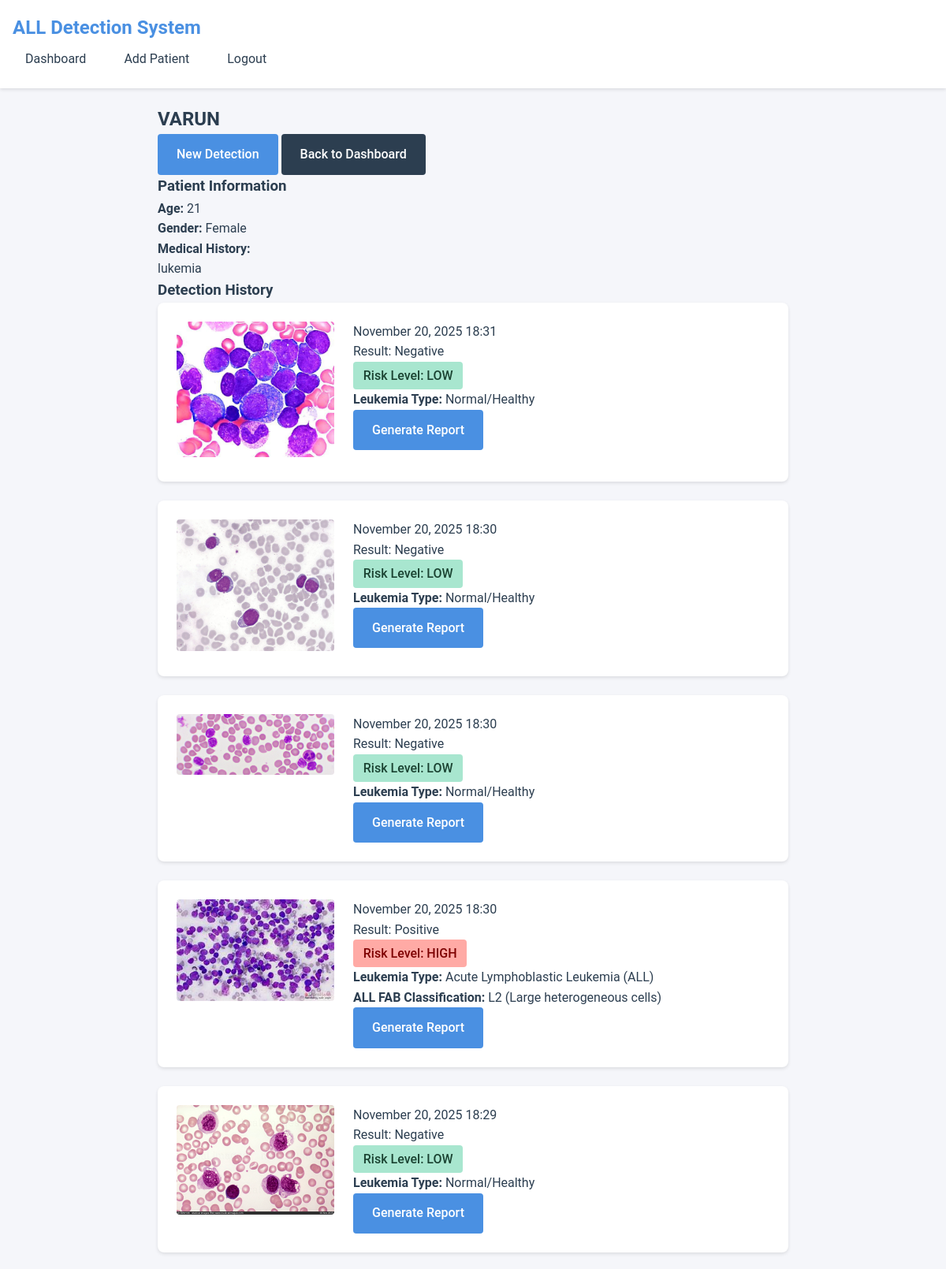
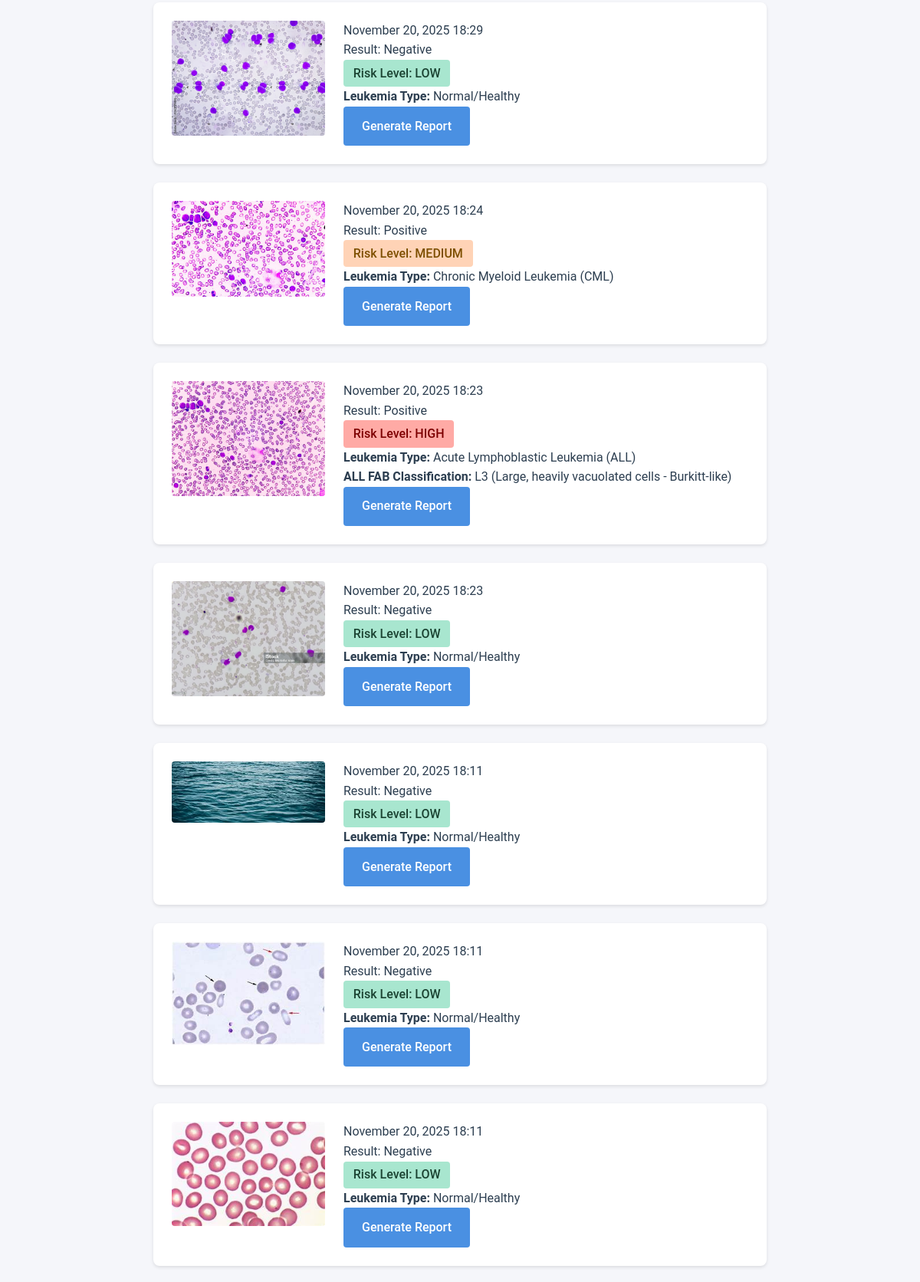
Page /patient/8/ (signed in, upper part) on the committed database (2 pictures, top to bottom).
### detection_app/models.py (models this page shows, shortened)
class Patient(models.Model):
    user = models.ForeignKey(User, on_delete=models.CASCADE)
    name = models.CharField(max_length=100)
    age = models.IntegerField()
    gender = models.CharField(max_length=10, choices=[
        ('M', 'Male'),
        ('F', 'Female'),
        ('O', 'Other')
    ])
    medical_history = models.TextField(blank=True)
    created_at = models.DateTimeField(default=timezone.now)
    wbc_count = models.FloatField(null=True, blank=True, help_text="White blood cell count (K/µL)")
    blast_percentage = models.FloatField(null=True, blank=True, help_text="Blast percentage (%)")
    hemoglobin = models.FloatField(null=True, blank=True, help_text="Hemoglobin (g/dL)")
    platelets = models.FloatField(null=True, blank=True, help_text="Platelet count (K/µL)")
    cytogenetics = models.CharField(max_length=100, blank=True, help_text="Cytogenetic risk (e.g., t(9;22), normal, etc.)")
    risk_category = models.CharField(max_length=20, choices=[
        ('STANDARD', 'Standard Risk'),
        ('HIGH', 'High Risk'),
        ('UNKNOWN', 'Unknown')
    ], default='UNKNOWN', blank=True)

class DetectionResult(models.Model):
    LEUKEMIA_TYPES = [
        ('ALL', 'Acute Lymphoblastic Leukemia'),
        ('AML', 'Acute Myeloid Leukemia'),
        ('CLL', 'Chronic Lymphocytic Leukemia'),
        ('CML', 'Chronic Myeloid Leukemia'),
        ('NORMAL', 'Normal/Healthy')
    ]
    ALL_FAB_CHOICES = [
        ('L1', 'L1 - Small uniform cells'),
        ('L2', 'L2 - Large heterogeneous cells'),
        ('L3', 'L3 - Large, heavily vacuolated cells (Burkitt-like)'),
    ]
    AML_FAB_CHOICES = [
        ('M0', 'M0 - Undifferentiated AML'),
        ('M1', 'M1 - AML with minimal differentiation'),
        ('M2', 'M2 - AML with differentiation'),
        ('M3', 'M3 - Acute Promyelocytic Leukemia (APL)'),
        ('M4', 'M4 - Acute Myelomonocytic Leukemia'),
        ('M5', 'M5 - Acute Monocytic Leukemia'),
        ('M6', 'M6 - Acute Erythroid Leukemia'),
        ('M7', 'M7 - Acute Megakaryocytic Leukemia'),
    ]
    patient = models.ForeignKey(Patient, on_delete=models.CASCADE, related_name='detections')
    image = models.ImageField(upload_to='smear_images/')
    detection_result = models.CharField(max_length=50)
    risk_level = models.CharField(max_length=20, choices=[
        ('LOW', 'Low'),
        ('MEDIUM', 'Medium'),
        ('HIGH', 'High')
    ])
    date_detected = models.DateTimeField(default=timezone.now)
    report_generated = models.BooleanField(default=False)
    report_file = models.FileField(upload_to='reports/', null=True, blank=True)
    leukemia_type = models.CharField(max_length=20, choices=LEUKEMIA_TYPES, null=True, blank=True,
                                      help_text="Detected leukemia type (ALL, AML, CLL, CML, or Normal)")
    all_fab_classification = models.CharField(max_length=10, choices=ALL_FAB_CHOICES, null=True, blank=True,
                                              help_text="FAB classification for ALL (L1, L2, L3)")
    aml_fab_classification = models.CharField(max_length=10, choices=AML_FAB_CHOICES, null=True, blank=True,
                                              help_text="FAB classification for AML (M0-M7)")
    fab_confidence = models.FloatField(null=True, blank=True, help_text="Confidence score for FAB classification (0-1)")
    cell_count = models.IntegerField(null=True, blank=True, help_text="Number of detected cells")
    cell_density = models.FloatField(null=True, blank=True, help_text="Cell density (cells per million pixels)")
    cell_statistics = models.JSONField(null=True, blank=True, help_text="Cell area, intensity, circularity statistics")
    annotated_image = models.ImageField(upload_to='annotated_images/', null=True, blank=True, help_text="Image with detection boxes")
    detection_masks = models.JSONField(null=True, blank=True, help_text="Cell segmentation masks")
    class Meta:
        ordering = ['-date_detected']

### detection_app/views.py (the view)
# urls.py: path('patient/<int:pk>/', views.patient_detail, name='patient_detail'),
@login_required
def patient_detail(request, pk):
    patient = get_object_or_404(Patient, pk=pk, user=request.user)
    detections = patient.detections.all()
    return render(request, 'detection_app/patient_detail.html', {
        'patient': patient,
        'detections': detections
    })

### templates/detection_app/patient_detail.html (shortened to what this page needs)
{% extends 'base.html' %}
{% load custom_filters %}
{% block content %}
<div class="container">
    <div class="patient-detail-container">
        <div class="patient-header">
            <h2>{{ patient.name }}</h2>
            <div class="patient-actions">
                <a href="{% url 'detect_leukemia' patient.id %}" class="btn btn-primary">New Detection</a>
                <a href="{% url 'dashboard' %}" class="btn btn-secondary">Back to Dashboard</a>
            </div>
        </div>
        <div class="patient-info">
            <div class="info-card">
                <h3>Patient Information</h3>
                <p><strong>Age:</strong> {{ patient.age }}</p>
                <p><strong>Gender:</strong> {{ patient.get_gender_display }}</p>
                <p><strong>Medical History:</strong></p>
                <p class="medical-history">{{ patient.medical_history|linebreaks }}</p>
            </div>
        </div>
        <div class="detection-history">
            <h3>Detection History</h3>
            {% if detections %}
                <div class="detection-list">
                    {% for detection in detections %}
                        <div class="detection-card">
                            <div class="detection-image">
                                <img src="{{ detection.image.url }}" alt="Blood Smear Image">
                            </div>
                            <div class="detection-info">
                                <p class="detection-date">{{ detection.date_detected|date:"F d, Y H:i" }}</p>
                                <p class="detection-result {{ detection.detection_result|lower }}">
                                    Result: {{ detection.detection_result }}
                                </p>
                                <p class="risk-level {{ detection.risk_level|lower }}">
                                    Risk Level: {{ detection.risk_level }}
                                </p>
                                {% if detection.leukemia_type %}
                                    <p class="fab-classification">
                                        <strong>Leukemia Type:</strong>
                                        {% if detection.leukemia_type == 'ALL' %}
                                            Acute Lymphoblastic Leukemia (ALL)
                                        {% elif detection.leukemia_type == 'AML' %}
                                            Acute Myeloid Leukemia (AML)
                                        {% elif detection.leukemia_type == 'CLL' %}
                                            Chronic Lymphocytic Leukemia (CLL)
                                        {% elif detection.leukemia_type == 'CML' %}
                                            Chronic Myeloid Leukemia (CML)
                                        {% elif detection.leukemia_type == 'NORMAL' %}
                                            Normal/Healthy
                                        {% else %}
                                            {{ detection.leukemia_type }}
                                        {% endif %}
                                    </p>
                                {% endif %}
                                {% if detection.all_fab_classification %}
                                    <p class="fab-subtype">
                                        <strong>ALL FAB Classification:</strong> {{ detection.all_fab_classification }}
                                        {% if detection.all_fab_classification == 'L1' %}
                                            (Small uniform cells)
                                        {% elif detection.all_fab_classification == 'L2' %}
                                            (Large heterogeneous cells)
                                        {% elif detection.all_fab_classification == 'L3' %}
                                            (Large, heavily vacuolated cells - Burkitt-like)
                                        {% endif %}
                                    </p>
                                {% endif %}
                                {% if detection.report_generated %}
                                    <a href="{% url 'download_report' detection.id %}" class="btn btn-success btn-sm">
                                        Download Report
                                    </a>
                                {% else %}
                                    <a href="{% url 'generate_report' detection.id %}" class="btn btn-primary btn-sm">
                                        Generate Report
                                    </a>
                                {% endif %}
                            </div>
                        </div>
                    {% endfor %}
                </div>
            {% else %}
                <p class="no-detections">No detections performed yet.</p>
            {% endif %}
        </div>
    </div>
</div>
{% endblock %}

### static/css/style.css (style rules this page uses)
:root { --primary-color: #4a90e2; --secondary-color: #2c3e50; --success-color: #27ae60; --danger-color: #e74c3c; --warning-color: #f39c12; --text-color: #2c3e50; --background-color: #f5f6fa; --card-background: #ffffff; }
* { margin: 0; padding: 0; box-sizing: border-box; }
body { font-family: 'Roboto', sans-serif; line-height: 1.6; color: var(--text-color); background-color: var(--background-color); }
.container { max-width: 1200px; margin: 0 auto; padding: 20px; }
.btn { display: inline-block; padding: 0.8rem 1.5rem; border-radius: 4px; text-decoration: none; font-weight: 500; cursor: pointer; transition: transform 0.3s, box-shadow 0.3s; }
.btn-primary { background-color: var(--primary-color); color: white; border: none; }
.btn-secondary { background-color: var(--secondary-color); color: white; border: none; }
.patient-detail-container { max-width: 800px; margin: 0 auto; }
.detection-card { display: grid; grid-template-columns: 200px 1fr; gap: 1.5rem; background-color: var(--card-background); padding: 1.5rem; border-radius: 8px; margin-bottom: 1.5rem; box-shadow: 0 2px 4px rgba(0, 0, 0, 0.1); }
.detection-image img { width: 100%; border-radius: 4px; }
.risk-level { display: inline-block; padding: 0.3rem 0.8rem; border-radius: 4px; font-weight: 500; }
.risk-level.low { background-color: #a8e6cf; color: #1b4332; }
.risk-level.medium { background-color: #ffd3b6; color: #7d4f00; }
.risk-level.high { background-color: #ffaaa5; color: #7d0000; }
.feature-card, .detection-card, .card { animation: fadeIn 0.5s ease-out; }

### rows in the picture
Patient: name "VARUN", age "21", gender "Female", medical_history "lukemia"
DetectionResult: image (picture), date_detected "November 20, 2025 18:31", detection_result "Negative", risk_level "LOW", shows "Leukemia Type:", leukemia_type "Normal/Healthy", report_generated "Generate Report"
DetectionResult: image (picture), date_detected "November 20, 2025 18:30", detection_result "Negative", risk_level "LOW", shows "Leukemia Type:", leukemia_type "Normal/Healthy", report_generated "Generate Report"
DetectionResult: image (picture), date_detected "November 20, 2025 18:30", detection_result "Negative", risk_level "LOW", shows "Leukemia Type:", leukemia_type "Normal/Healthy", report_generated "Generate Report"
DetectionResult: image (picture), date_detected "November 20, 2025 18:30", detection_result "Positive", risk_level "HIGH", shows "Leukemia Type:", leukemia_type "Acute Lymphoblastic Leukemia (ALL)", all_fab_classification "L2", shows "(Large heterogeneous cells)", report_generated "Generate Report"
DetectionResult: image (picture), date_detected "November 20, 2025 18:29", detection_result "Negative", risk_level "LOW", shows "Leukemia Type:", leukemia_type "Normal/Healthy", report_generated "Generate Report"
DetectionResult: image (picture), date_detected "November 20, 2025 18:29", detection_result "Negative", risk_level "LOW", shows "Leukemia Type:", leukemia_type "Normal/Healthy", report_generated "Generate Report"
DetectionResult: image (picture), date_detected "November 20, 2025 18:24", detection_result "Positive", risk_level "MEDIUM", shows "Leukemia Type:", leukemia_type "Chronic Myeloid Leukemia (CML)", report_generated "Generate Report"
DetectionResult: image (picture), date_detected "November 20, 2025 18:23", detection_result "Positive", risk_level "HIGH", shows "Leukemia Type:", leukemia_type "Acute Lymphoblastic Leukemia (ALL)", all_fab_classification "L3", shows "(Large, heavily vacuolated cells - Burkitt-like)", report_generated "Generate Report"
DetectionResult: image (picture), date_detected "November 20, 2025 18:23", detection_result "Negative", risk_level "LOW", shows "Leukemia Type:", leukemia_type "Normal/Healthy", report_generated "Generate Report"
DetectionResult: image (picture), date_detected "November 20, 2025 18:11", detection_result "Negative", risk_level "LOW", shows "Leukemia Type:", leukemia_type "Normal/Healthy", report_generated "Generate Report"
DetectionResult: image (picture), date_detected "November 20, 2025 18:11", detection_result "Negative", risk_level "LOW", shows "Leukemia Type:", leukemia_type "Normal/Healthy", report_generated "Generate Report"
DetectionResult: image (picture), date_detected "November 20, 2025 18:11", detection_result "Negative", risk_level "LOW", shows "Leukemia Type:", leukemia_type "Normal/Healthy", report_generated "Generate Report"
